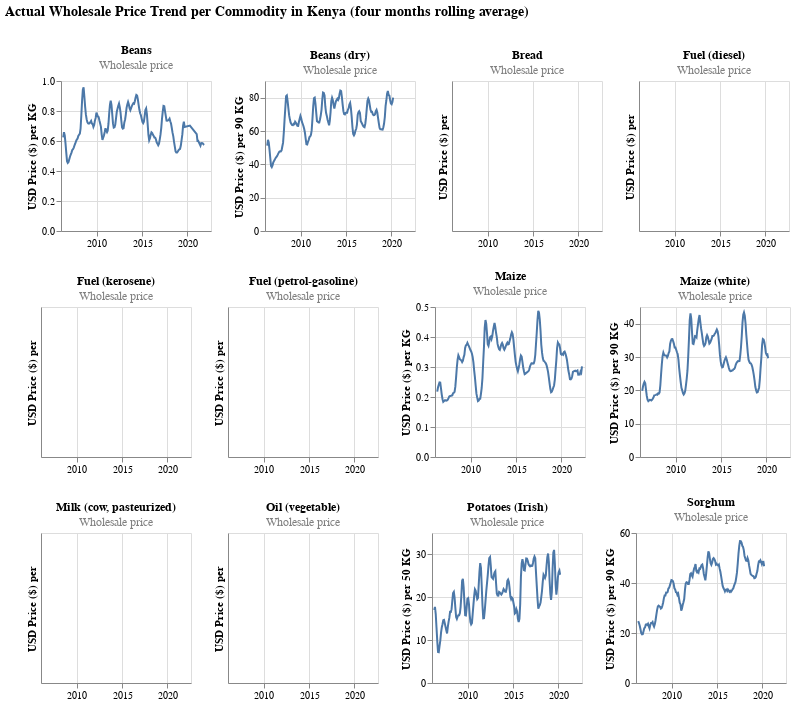

Notebook source saved alongside this figure:
### Code cell
charts = create_charts(food_prices_sbs, ['actual'], 'Wholesale')
compound_chart = facet_wrap(charts, plots_per_row=4) 
compound_chart.properties(
    title = {'text': 'Actual Wholesale Price Trend per Commodity in Kenya (four months rolling average)',
            'fontSize': 14})

### Figure 1 — Vega-Lite specification as saved in the notebook (floating-point values rounded to 4 significant figures; data arrays with more than 128 entries replaced by an {"elided": "..."} marker saying what was removed)
{"config": {"view": {"continuousWidth": 400, "continuousHeight": 300}}, "vconcat": [{"hconcat": []}, {"hconcat": [{"vconcat": []}, {"data": {"name": "data-5cd80f70b2635d8c3b679057bf50adb5"}, "mark": "line", "encoding": {"x": {"field": "date", "scale": {"domain": ["2006-01-15T00:00:00", "2022-08-15T00:00:00"]}, "title": "", "type": "temporal"}, "y": {"field": "usdprice", "title": "USD Price ($) per KG", "type": "quantitative"}}, "height": 150, "title": {"text": "Beans", "fontSize": 12, "subtitle": "Wholesale price", "subtitleColor": "gray"}, "width": 150}, {"data": {"name": "data-c3a2a586065ab52e19a4ad278a2976fd"}, "mark": "line", "encoding": {"x": {"field": "date", "scale": {"domain": ["2006-01-15T00:00:00", "2022-08-15T00:00:00"]}, "title": "", "type": "temporal"}, "y": {"field": "usdprice", "title": "USD Price ($) per 90 KG", "type": "quantitative"}}, "height": 150, "title": {"text": "Beans (dry)", "fontSize": 12, "subtitle": "Wholesale price", "subtitleColor": "gray"}, "width": 150}, {"data": {"name": "data-d751713988987e9331980363e24189ce"}, "mark": "line", "encoding": {"x": {"field": "date", "scale": {"domain": ["2006-01-15T00:00:00", "2022-08-15T00:00:00"]}, "title": "", "type": "temporal"}, "y": {"field": "usdprice", "title": "USD Price ($) per ", "type": "quantitative"}}, "height": 150, "title": {"text": "Bread", "fontSize": 12, "subtitle": "Wholesale price", "subtitleColor": "gray"}, "width": 150}, {"data": {"name": "data-d751713988987e9331980363e24189ce"}, "mark": "line", "encoding": {"x": {"field": "date", "scale": {"domain": ["2006-01-15T00:00:00", "2022-08-15T00:00:00"]}, "title": "", "type": "temporal"}, "y": {"field": "usdprice", "title": "USD Price ($) per ", "type": "quantitative"}}, "height": 150, "title": {"text": "Fuel (diesel)", "fontSize": 12, "subtitle": "Wholesale price", "subtitleColor": "gray"}, "width": 150}]}, {"hconcat": [{"vconcat": []}, {"data": {"name": "data-d751713988987e9331980363e24189ce"}, "mark": "line", "encoding": {"x": {"field": "date", "scale": {"domain": ["2006-01-15T00:00:00", "2022-08-15T00:00:00"]}, "title": "", "type": "temporal"}, "y": {"field": "usdprice", "title": "USD Price ($) per ", "type": "quantitative"}}, "height": 150, "title": {"text": "Fuel (kerosene)", "fontSize": 12, "subtitle": "Wholesale price", "subtitleColor": "gray"}, "width": 150}, {"data": {"name": "data-d751713988987e9331980363e24189ce"}, "mark": "line", "encoding": {"x": {"field": "date", "scale": {"domain": ["2006-01-15T00:00:00", "2022-08-15T00:00:00"]}, "title": "", "type": "temporal"}, "y": {"field": "usdprice", "title": "USD Price ($) per ", "type": "quantitative"}}, "height": 150, "title": {"text": "Fuel (petrol-gasoline)", "fontSize": 12, "subtitle": "Wholesale price", "subtitleColor": "gray"}, "width": 150}, {"data": {"name": "data-65ce56e602c70fe85e0640d074203fbb"}, "mark": "line", "encoding": {"x": {"field": "date", "scale": {"domain": ["2006-01-15T00:00:00", "2022-08-15T00:00:00"]}, "title": "", "type": "temporal"}, "y": {"field": "usdprice", "title": "USD Price ($) per KG", "type": "quantitative"}}, "height": 150, "title": {"text": "Maize", "fontSize": 12, "subtitle": "Wholesale price", "subtitleColor": "gray"}, "width": 150}, {"data": {"name": "data-e03d0f58096d0a7ad6e921d71ebc2061"}, "mark": "line", "encoding": {"x": {"field": "date", "scale": {"domain": ["2006-01-15T00:00:00", "2022-08-15T00:00:00"]}, "title": "", "type": "temporal"}, "y": {"field": "usdprice", "title": "USD Price ($) per 90 KG", "type": "quantitative"}}, "height": 150, "title": {"text": "Maize (white)", "fontSize": 12, "subtitle": "Wholesale price", "subtitleColor": "gray"}, "width": 150}]}, {"hconcat": [{"vconcat": []}, {"data": {"name": "data-d751713988987e9331980363e24189ce"}, "mark": "line", "encoding": {"x": {"field": "date", "scale": {"domain": ["2006-01-15T00:00:00", "2022-08-15T00:00:00"]}, "title": "", "type": "temporal"}, "y": {"field": "usdprice", "title": "USD Price ($) per ", "type": "quantitative"}}, "height": 150, "title": {"text": "Milk (cow, pasteurized)", "fontSize": 12, "subtitle": "Wholesale price", "subtitleColor": "gray"}, "width": 150}, {"data": {"name": "data-d751713988987e9331980363e24189ce"}, "mark": "line", "encoding": {"x": {"field": "date", "scale": {"domain": ["2006-01-15T00:00:00", "2022-08-15T00:00:00"]}, "title": "", "type": "temporal"}, "y": {"field": "usdprice", "title": "USD Price ($) per ", "type": "quantitative"}}, "height": 150, "title": {"text": "Oil (vegetable)", "fontSize": 12, "subtitle": "Wholesale price", "subtitleColor": "gray"}, "width": 150}, {"data": {"name": "data-69b6e9f42c792dd915f41913bdca6069"}, "mark": "line", "encoding": {"x": {"field": "date", "scale": {"domain": ["2006-01-15T00:00:00", "2022-08-15T00:00:00"]}, "title": "", "type": "temporal"}, "y": {"field": "usdprice", "title": "USD Price ($) per 50 KG", "type": "quantitative"}}, "height": 150, "title": {"text": "Potatoes (Irish)", "fontSize": 12, "subtitle": "Wholesale price", "subtitleColor": "gray"}, "width": 150}, {"data": {"name": "data-12829252bd92a0241e63001134616723"}, "mark": "line", "encoding": {"x": {"field": "date", "scale": {"domain": ["2006-01-15T00:00:00", "2022-08-15T00:00:00"]}, "title": "", "type": "temporal"}, "y": {"field": "usdprice", "title": "USD Price ($) per 90 KG", "type": "quantitative"}}, "height": 150, "title": {"text": "Sorghum", "fontSize": 12, "subtitle": "Wholesale price", "subtitleColor": "gray"}, "width": 150}]}], "title": {"text": "Actual Wholesale Price Trend per Commodity in Kenya (four months rolling average)", "fontSize": 14}, "$schema": "https://vega.github.io/schema/vega-lite/v4.17.0.json", "datasets": {"data-5cd80f70b2635d8c3b679057bf50adb5": {"elided": "175 records"}, "data-c3a2a586065ab52e19a4ad278a2976fd": {"elided": "171 records"}, "data-d751713988987e9331980363e24189ce": [], "data-65ce56e602c70fe85e0640d074203fbb": {"elided": "195 records"}, "data-e03d0f58096d0a7ad6e921d71ebc2061": {"elided": "171 records"}, "data-69b6e9f42c792dd915f41913bdca6069": {"elided": "170 records"}, "data-12829252bd92a0241e63001134616723": {"elided": "171 records"}}}
